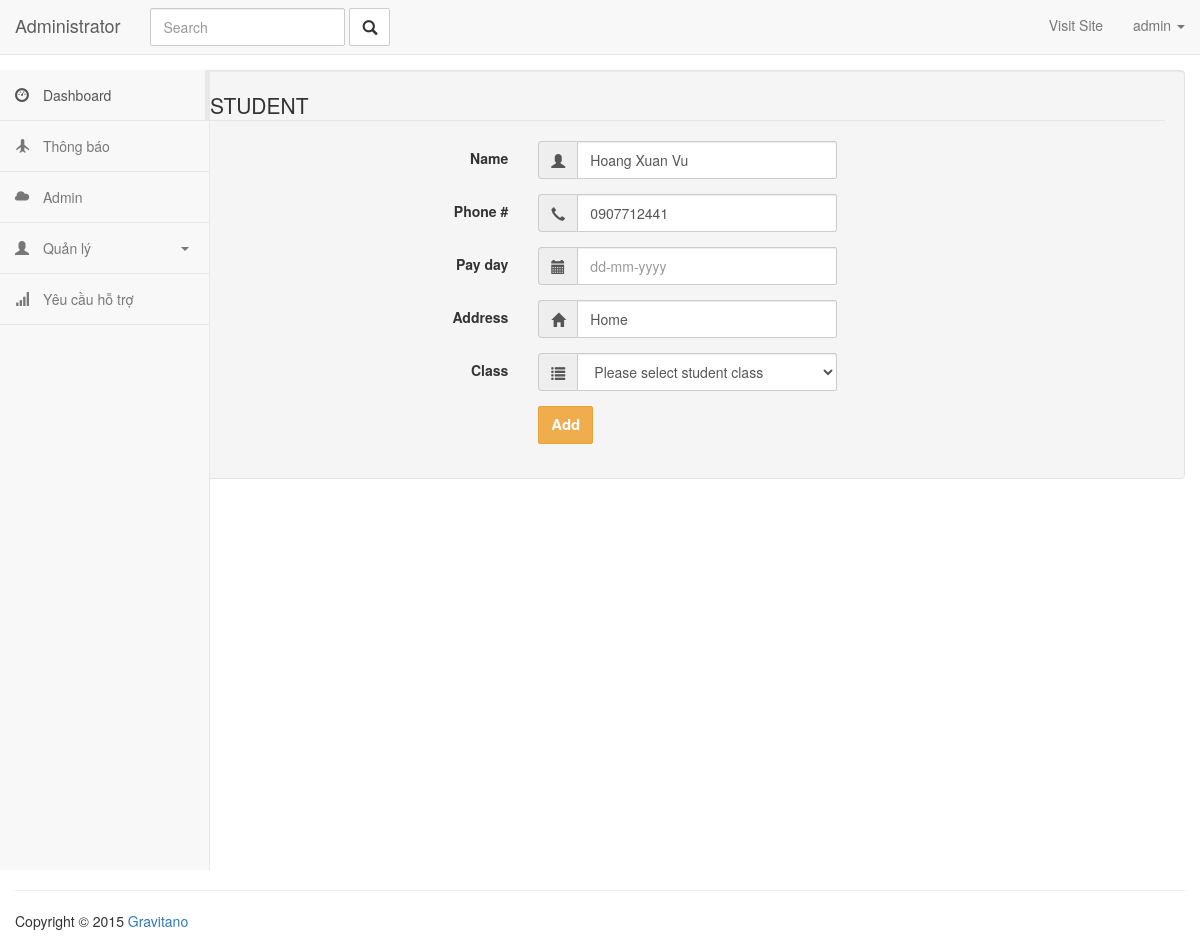
/admin/student/edit/4 (signed in), run on an earlier commit of the app's database.
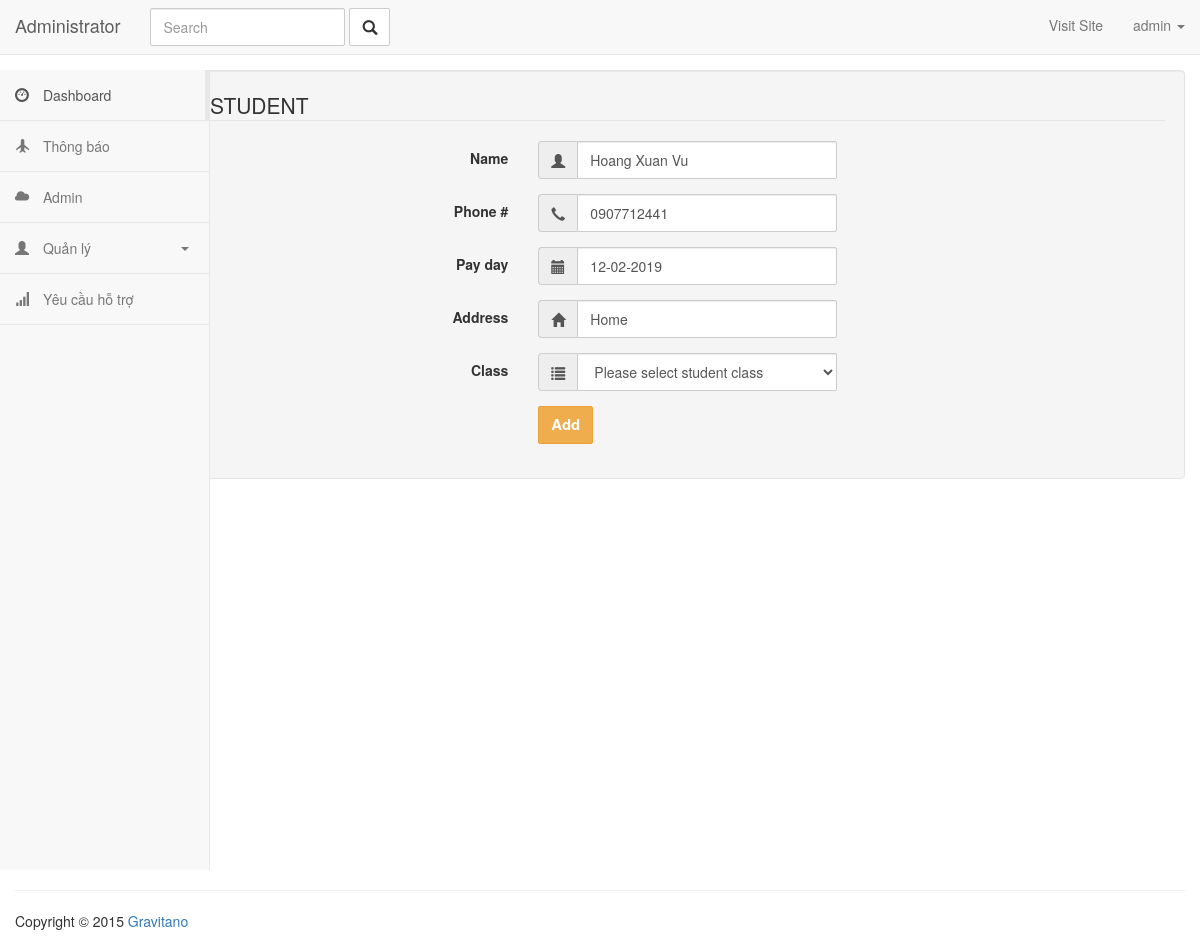
And on a later commit of the database.
### app/models.py (models this page shows)
class Student(db.Model):
    __tablename__ = 'students'
    id = db.Column(db.Integer, primary_key=True)
    name = db.Column(db.String(64))
    phone_number = db.Column(db.String(64))
    address = db.Column(db.String(128))
    subject_id = db.Column(db.Integer, db.ForeignKey('subjects.id'))
    attendances = db.relationship('Attendance', backref='student', lazy='dynamic')
    pay_day=db.Column(db.String(64))

### app/main/views.py (the view, shortened to what this page needs)
@main.route('/admin/student/edit/<int:id>', methods=['GET', 'POST'])
@login_required
@admin_required
def editStudent(id):
    student = Student.query.get(id)
    student_form = StudentForm()
    subjects = Subject.query.all()
    student_form.pay_day.data=student.pay_day
    student_form.name.data = student.name
    student_form.phone_number.data = student.phone_number
    student_form.address.data = student.address
    return render_template('admin/student_form.html', student_form=student_form, subjects=subjects)

### app/main/forms.py
class StudentForm(FlaskForm):
    name = StringField('Student name')
    phone_number= StringField('Phone number')
    address = StringField('Address')
    pay_day = StringField('dd-mm-yy')
    submit = SubmitField('Add')

### app/main/views.py (called while the page is built)
def admin_required(f):
    @wraps(f)
    def wrap(*args, **kwargs):
        if current_user.role.name == "admin":
            return f(*args, **kwargs)
        else:
            flash("You need to be an admin to view this page.")
            return redirect(url_for('main.index'))
    return wrap

### app/models.py (called while the page is built)
@login_manager.user_loader
def load_user(user_id):
    return User.query.get(int(user_id))

### app/templates/admin/student_form.html (shortened to what this page needs)
{% extends 'admin/admin_base.html' %}
{% block content %}
<form class="well form-horizontal" action=" " method="post"  id="contact_form">
<fieldset>
<legend>STUDENT</legend>
<div class="form-group">
  <label class="col-md-4 control-label"> Name</label>
  <div class="col-md-4 inputGroupContainer">
  <div class="input-group">
  <span class="input-group-addon"><i class="glyphicon glyphicon-user"></i></span>
    {{ student_form.name(class="form-control", placeholder="Student name") }}
    </div>
  </div>
</div>
<div class="form-group">
  <label class="col-md-4 control-label">Phone #</label>
    <div class="col-md-4 inputGroupContainer">
    <div class="input-group">
        <span class="input-group-addon"><i class="glyphicon glyphicon-earphone"></i></span>
      {{ student_form.phone_number(class="form-control", placeholder="Phone number") }}
    </div>
  </div>
</div>
<div class="form-group">
  <label class="col-md-4 control-label">Pay day</label>
    <div class="col-md-4 inputGroupContainer">
    <div class="input-group">
        <span class="input-group-addon"><i class="glyphicon glyphicon-calendar"></i></span>
        {{ student_form.pay_day(class="form-control", placeholder="dd-mm-yyyy") }}
    </div>
  </div>
</div>
<div class="form-group">
  <label class="col-md-4 control-label">Address</label>
    <div class="col-md-4 inputGroupContainer">
    <div class="input-group">
        <span class="input-group-addon"><i class="glyphicon glyphicon-home"></i></span>
        {{ student_form.address(class="form-control", placeholder="Address") }}
    </div>
  </div>
</div>
<div class="form-group">
  <label class="col-md-4 control-label">Class</label>
    <div class="col-md-4 selectContainer">
    <div class="input-group">
        <span class="input-group-addon"><i class="glyphicon glyphicon-list"></i></span>
    <select name="subject" class="form-control selectpicker" >
      <option value=" " >Please select student class</option>
    </select>
  </div>
</div>
</div>
<div class="form-group">
  <label class="col-md-4 control-label"></label>
  <div class="col-md-4">
      {{ student_form.submit(class="btn btn-warning") }}
  </div>
</div>
</fieldset>
</form>
{% endblock %}

What changed in the data, as far as the page shows it:
changed Student "Hoang Xuan Vu": pay_day (not shown) → "12-02-2019"
